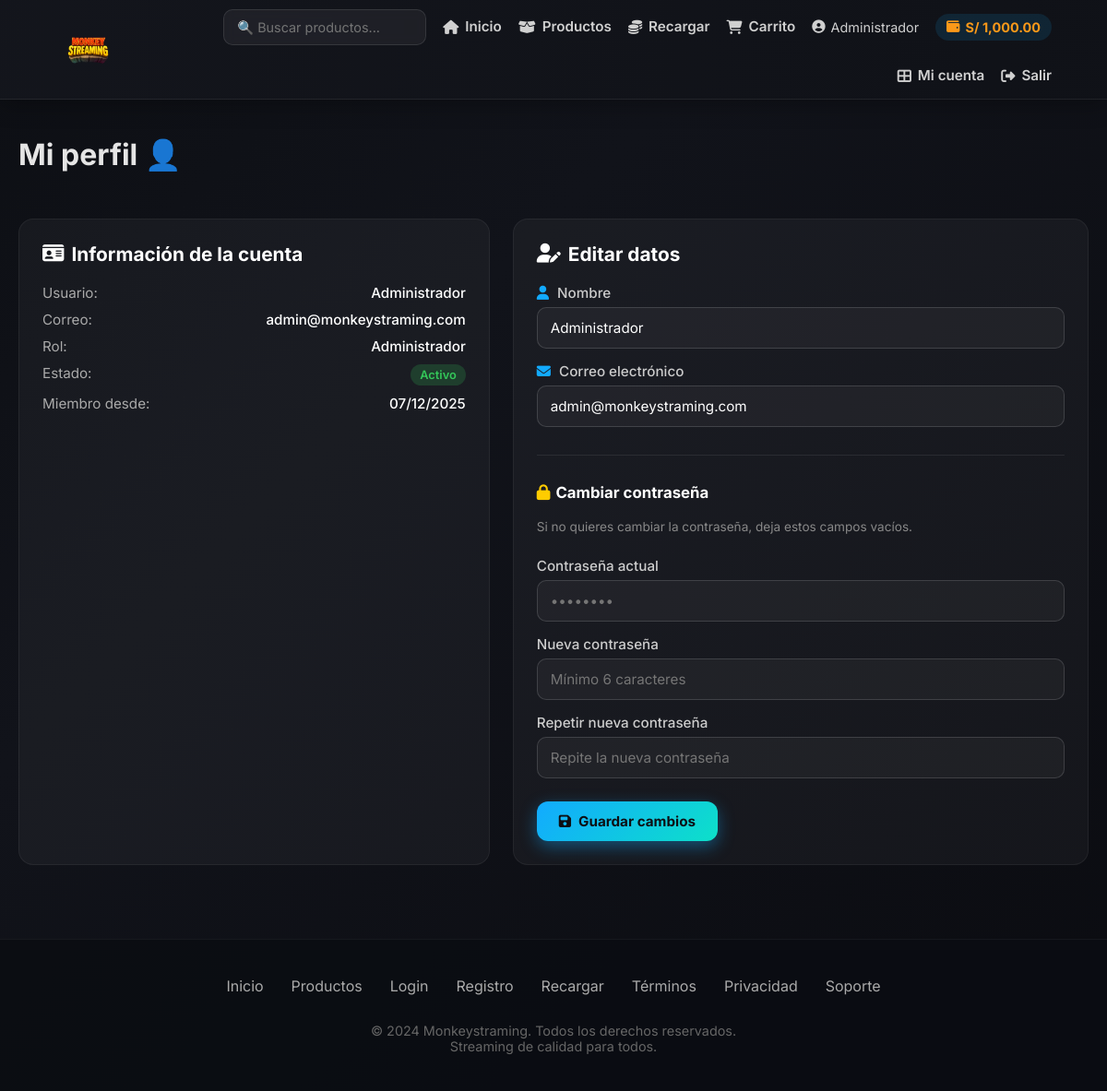
Screenshot of /user/perfil.php (signed in) with the database file from the repository.
### tables this page shows
CREATE TABLE `usuarios` (
  `id` int(11) NOT NULL AUTO_INCREMENT,
  `nombre` varchar(100) NOT NULL,
  `email` varchar(100) NOT NULL,
  `whatsapp` varchar(20) DEFAULT NULL,
  `password` varchar(255) NOT NULL,
  `role` enum('admin','vendedor','cliente') DEFAULT 'cliente',
  `saldo` decimal(10,2) DEFAULT 0.00,
  `estado` enum('activo','suspendido','eliminado') NOT NULL DEFAULT 'activo',
  `created_by` int(11) DEFAULT NULL,
  `seller_status` enum('pendiente','activo','suspendido') NOT NULL DEFAULT 'activo',
  `ultimo_login` timestamp NULL DEFAULT NULL,
  `created_at` timestamp NOT NULL DEFAULT current_timestamp(),
  `updated_at` timestamp NOT NULL DEFAULT current_timestamp() ON UPDATE current_timestamp(),
  PRIMARY KEY (`id`) USING BTREE,
  UNIQUE KEY `email` (`email`) USING BTREE,
  KEY `idx_usuarios_role` (`role`),
  KEY `idx_usuarios_created_by` (`created_by`)
);

### includes/auth.php (called while the page is built, shortened)
<?php
if (!function_exists('getCurrentUser')) {
    function getCurrentUser(): ?array
    {
        $conexion = $GLOBALS['conexion'];
        $userId   = (int)$_SESSION['user_id'];
        $stmt = $conexion->prepare("SELECT * FROM usuarios WHERE id = ? LIMIT 1");
        $stmt->bind_param("i", $userId);
        $stmt->execute();
        $user = $stmt->get_result()->fetch_assoc();
        $name  = $user['nombre'] ?? $user['full_name'] ?? $user['name'] ?? '';
        $email = $user['email'] ?? '';
        $saldo = isset($user['saldo']) ? (float)$user['saldo'] : (isset($user['balance']) ? (float)$user['balance'] : 0.0);
        $role  = normalizeUserRole($user['rol'] ?? $user['role'] ?? $user['user_role'] ?? ($_SESSION['user_role'] ?? 'cliente'));
        $user['role'] = $role;
        $user['rol'] = $role;
        return $user;
    }
}

### config/database.php (called while the page is built, shortened)
<?php
function normalizeUserRole(?string $role): string
{
    $role = strtolower(trim((string)$role));
    if (in_array($role, ['admin', 'vendedor', 'cliente'], true)) {
        return $role;
    }
    return 'cliente';
}
function roleLabel(?string $role): string
{
    $role = normalizeUserRole($role);
    if ($role === 'admin') return 'Administrador';
    return 'Cliente';
}

### user/perfil.php (the view, shortened to what this page needs)
<?php
require_once __DIR__ . '/../config/database.php';
require_once __DIR__ . '/../includes/auth.php';
$usuario = getCurrentUser();
$nombre_value = $usuario['nombre'];
$email_value  = $usuario['email'];
include '../includes/header.php';
?>
<div class="container">
    <div class="user-dashboard">
        <div class="welcome-card" style="margin-bottom: 20px;">
            <div class="welcome-content">
                <h1>Mi perfil 👤</h1>
            </div>
        </div>
        <div class="profile-grid">
            <div class="profile-card">
                <h3><i class="fas fa-id-card"></i> Información de la cuenta</h3>
                <div class="profile-info-row">
                    <span class="label">Usuario:</span>
                    <span class="value"><?php echo htmlspecialchars($usuario['nombre']); ?></span>
                </div>
                <div class="profile-info-row">
                    <span class="label">Correo:</span>
                    <span class="value"><?php echo htmlspecialchars($usuario['email']); ?></span>
                </div>
                <div class="profile-info-row">
                    <span class="label">Rol:</span>
                    <span class="value">
                        <?php echo function_exists('roleLabel') ? roleLabel($usuario['role'] ?? '') : ucfirst((string)($usuario['role'] ?? 'cliente')); ?>
                    </span>
                </div>
                <div class="profile-info-row">
                    <span class="label">Estado:</span>
                    <span class="status-badge status-<?php echo $usuario['estado']; ?>">
                        <?php echo ucfirst($usuario['estado']); ?>
                    </span>
                </div>
                <div class="profile-info-row">
                    <span class="label">Miembro desde:</span>
                    <span class="value">
                        <?php echo date('d/m/Y', strtotime($usuario['created_at'])); ?>
                    </span>
                </div>
            </div>
            <div class="profile-card">
                <h3><i class="fas fa-user-edit"></i> Editar datos</h3>
                <form action="" method="POST" autocomplete="off" class="profile-form">
                    <div class="form-group">
                        <label for="nombre"><i class="fas fa-user"></i> Nombre</label>
                        <input
                            type="text"
                            id="nombre"
                            name="nombre"
                            value="<?php echo htmlspecialchars($nombre_value); ?>"
                            required
                            minlength="3"
                            maxlength="50"
                        >
                    </div>
                    <div class="form-group">
                        <label for="email"><i class="fas fa-envelope"></i> Correo electrónico</label>
                        <input
                            type="email"
                            id="email"
                            name="email"
                            value="<?php echo htmlspecialchars($email_value); ?>"
                            required
                        >
                    </div>
                    <hr class="profile-divider">
                    <h4 class="password-title"><i class="fas fa-lock"></i> Cambiar contraseña</h4>
                    <p class="password-help">
                        Si no quieres cambiar la contraseña, deja estos campos vacíos.
                    </p>
                    <div class="form-group">
                        <label for="password_actual">Contraseña actual</label>
                        <input
                            type="password"
                            id="password_actual"
                            name="password_actual"
                            placeholder="••••••••"
                        >
                    </div>
                    <div class="form-group">
                        <label for="password_nueva">Nueva contraseña</label>
                        <input
                            type="password"
                            id="password_nueva"
                            name="password_nueva"
                            placeholder="Mínimo 6 caracteres"
                        >
                    </div>
                    <div class="form-group">
                        <label for="password_nueva2">Repetir nueva contraseña</label>
                        <input
                            type="password"
                            id="password_nueva2"
                            name="password_nueva2"
                            placeholder="Repite la nueva contraseña"
                        >
                    </div>
                    <button type="submit" class="btn-guardar">
                        <i class="fas fa-save"></i> Guardar cambios
                    </button>
                </form>
            </div>
        </div>
    </div>
</div>
<?php include '../includes/footer.php'; ?>

### includes/header.php (shortened to what this page needs)
<?php
require_once __DIR__ . '/../config/database.php';
require_once __DIR__ . '/auth.php';
$scriptName = str_replace('\\', '/', $_SERVER['SCRIPT_NAME'] ?? '');
$prefix = (strpos($scriptName, '/user/') !== false || strpos($scriptName, '/admin/') !== false || strpos($scriptName, '/vendedor/') !== false) ? '../' : '';
$usuario_actual = null;
if (function_exists('isLoggedIn') && isLoggedIn()) {
    $usuario_actual = getCurrentUser();
}
?>
<!DOCTYPE html>
<html lang="es">
<head>
    <link rel="stylesheet" href="https://cdnjs.cloudflare.com/ajax/libs/font-awesome/6.4.0/css/all.min.css">
    <link rel="stylesheet" href="<?php echo $prefix; ?>assets/css/header-unificado.css">
</head>
<body>
<header class="header">
    <div class="logo">
        <img src="<?php echo $prefix; ?>assets/img/monkylogo.png" alt="Monkeystraming Logo" class="logo-img">
    </div>
    <div class="nav-container">
        <nav class="nav">
            <input type="text" class="search-bar" placeholder="🔍 Buscar productos..." id="searchInput">
            <a href="<?php echo $prefix; ?>index.php"><i class="fas fa-home"></i> Inicio</a>
            <a href="<?php echo $prefix; ?>productos.php"><i class="fas fa-box-open"></i> Productos</a>
            <a href="<?php echo $prefix; ?>recargar.php"><i class="fas fa-coins"></i> Recargar</a>
            <a href="<?php echo $prefix; ?>carrito.php"><i class="fas fa-shopping-cart"></i> Carrito<?php echo cartCount() > 0 ? ' (' . cartCount() . ')' : ''; ?></a>
            <?php if ($usuario_actual): ?>
                <span class="user-name-nav">
                    <i class="fas fa-user-circle"></i>
                    <?php echo htmlspecialchars($usuario_actual['nombre']); ?>
                </span>
                <span class="user-saldo-nav">
                    <i class="fas fa-wallet"></i>
                    S/ <?php echo number_format((float)$usuario_actual['saldo'], 2); ?>
                </span>
                <a href="<?php echo $prefix; ?>user/dashboard.php"><i class="fas fa-th-large"></i> Mi cuenta</a>
                <a href="<?php echo $prefix; ?>logout.php"><i class="fas fa-sign-out-alt"></i> Salir</a>
            <?php else: ?>
                <a href="<?php echo $prefix; ?>login.php"><i class="fas fa-sign-in-alt"></i> Login</a>
                <a href="<?php echo $prefix; ?>register.php" class="btn-registro"><i class="fas fa-user-plus"></i> Registrarse</a>
            <?php endif; ?>
        </nav>
    </div>
</header>

### assets/css/header-unificado.css (style rules this page uses)
.header { position: sticky !important; top: 0 !important; z-index: 1000 !important; width: 100% !important; min-height: 86px !important; max-height: none !important; height: auto !important; overflow: visible !important; display: flex !important; justify-content: space-between !important; align-items: center !important; gap: 24px !important; padding: 10px clamp(18px, 5vw, 72px) !important; background: linear-gradient(90deg, rgba(20,22,29,0.96), rgba(16,18,24,0.98)) !important; backdrop-filter: blur(15px) !important; border-bottom: 1px solid rgba(255,255,255,0.07) !important; box-shadow: 0 4px 25px rgba(0,0,0,0.3) !important; }
.header .logo, .header .brand { display: flex !important; align-items: center !important; flex: 0 0 auto !important; height: auto !important; color: #fff !important; text-decoration: none !important; }
.header .logo-img, .header .brand img { height: 72px !important; width: auto !important; max-width: 190px !important; object-fit: contain !important; display: block !important; }
.header .nav-container { display: flex !important; align-items: center !important; justify-content: flex-end !important; flex: 1 1 auto !important; min-width: 0 !important; }
.header .nav { display: flex !important; align-items: center !important; justify-content: flex-end !important; gap: 18px !important; flex-wrap: wrap !important; }
.header .nav a { color: #d0d0d0 !important; text-decoration: none !important; font-size: 0.95rem !important; font-weight: 600 !important; line-height: 1.2 !important; display: inline-flex !important; align-items: center !important; gap: 7px !important; padding: 6px 0 !important; white-space: nowrap !important; transition: color .2s ease, transform .2s ease !important; }
.header .search-bar { width: 220px !important; max-width: 26vw !important; padding: 10px 14px !important; border-radius: 10px !important; border: 1px solid rgba(255,255,255,0.1) !important; background: rgba(255,255,255,0.05) !important; color: #fff !important; }
.header .user-name-nav, .header .user-saldo-nav { display: inline-flex !important; align-items: center !important; gap: 6px !important; font-size: 0.9rem !important; white-space: nowrap !important; }
.header .user-saldo-nav { padding: 6px 12px !important; border-radius: 999px !important; background: rgba(18,170,255,0.12) !important; color: #fb9919 !important; font-weight: 700 !important; }

### includes/header.php (style rules this page uses)
* { margin: 0; padding: 0; box-sizing: border-box; font-family: 'Inter', sans-serif; }
body { background: linear-gradient(135deg, #0d0f14 0%, #11131a 35%, #0b0c11 100%); color: #e5e5e5; min-height: 100vh; overflow-x: hidden; }
.header { position: sticky; top: 0; z-index: 1000; width: 100%; display: flex; justify-content: space-between; align-items: center; padding: 12px 80px; background: linear-gradient(90deg, rgba(20,22,29,0.95), rgba(16,18,24,0.98)); backdrop-filter: blur(15px); border-bottom: 1px solid rgba(255,255,255,0.07); box-shadow: 0 4px 25px rgba(0, 0, 0, 0.3); min-height: 130px; max-height: 70px; overflow: hidden; }
.logo { display: flex; align-items: center; height: 100%; }
.logo-img { height: 230px; width: auto; max-width: 300px; object-fit: contain; transition: transform 0.3s ease; }
.nav-container { display: flex; align-items: center; gap: 30px; }
.nav { display: flex; align-items: center; gap: 20px; }
.nav a { text-decoration: none; color: #d0d0d0; font-weight: 500; transition: all 0.3s ease; font-size: 0.95rem; position: relative; padding: 5px 0; }
.nav a::after { content: ''; position: absolute; bottom: 0; left: 0; width: 0; height: 2px; background: linear-gradient(90deg, #12aaff, #0de0c9); transition: width 0.3s ease; }
.search-bar { padding: 10px 18px; border-radius: 10px; border: 1px solid rgba(255,255,255,0.1); background: rgba(255, 255, 255, 0.05); color: #fff; outline: none; transition: all 0.3s ease; width: 220px; font-size: 0.9rem; backdrop-filter: blur(5px); }
.user-name-nav, .user-saldo-nav { display: inline-flex; align-items: center; gap: 6px; font-size: 0.9rem; }
.user-name-nav { color: #d0d0d0; }
.user-saldo-nav { padding: 6px 12px; border-radius: 999px; background: rgba(18,170,255,0.12); color: #fb9919; font-weight: 600; }

### rows the page displays
usuarios: nombre "Administrador", saldo "1,000.00", email "admin@monkeystraming.com", role "Administrador", estado "Activo", created_at "07/12/2025"
